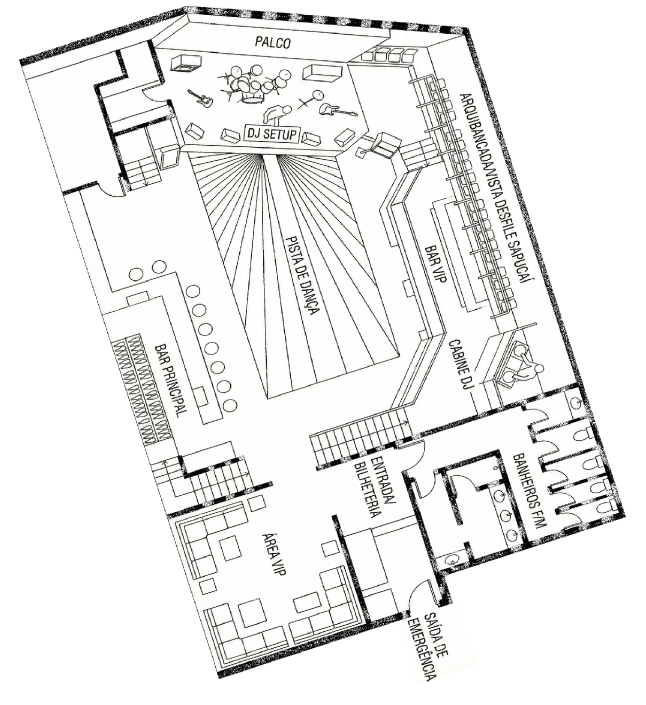
#> input picture data/Sapucai_Exemplo_Planta_Camarote_03.png, 1938 x 2113 px (shown at 1/3 size)
$ python resize_image.py
#> lines starting #> are read from the running program, lines starting #| are printed output that depends on the picture
from PIL import Image
import os

input_path = 'data/Sapucai_Exemplo_Planta_Camarote_03.png'
output_path = 'data/Sapucai_Exemplo_Planta_Camarote_03_small.png'

try:
    with Image.open(input_path) as img:
        # Resize to max 1000px width/height, maintaining aspect ratio
#> img is the input picture: PIL image 1938x2113 RGBA; mean R, G, B, A 237, 237, 236.1, 152.7
        img.thumbnail((1000, 1000))
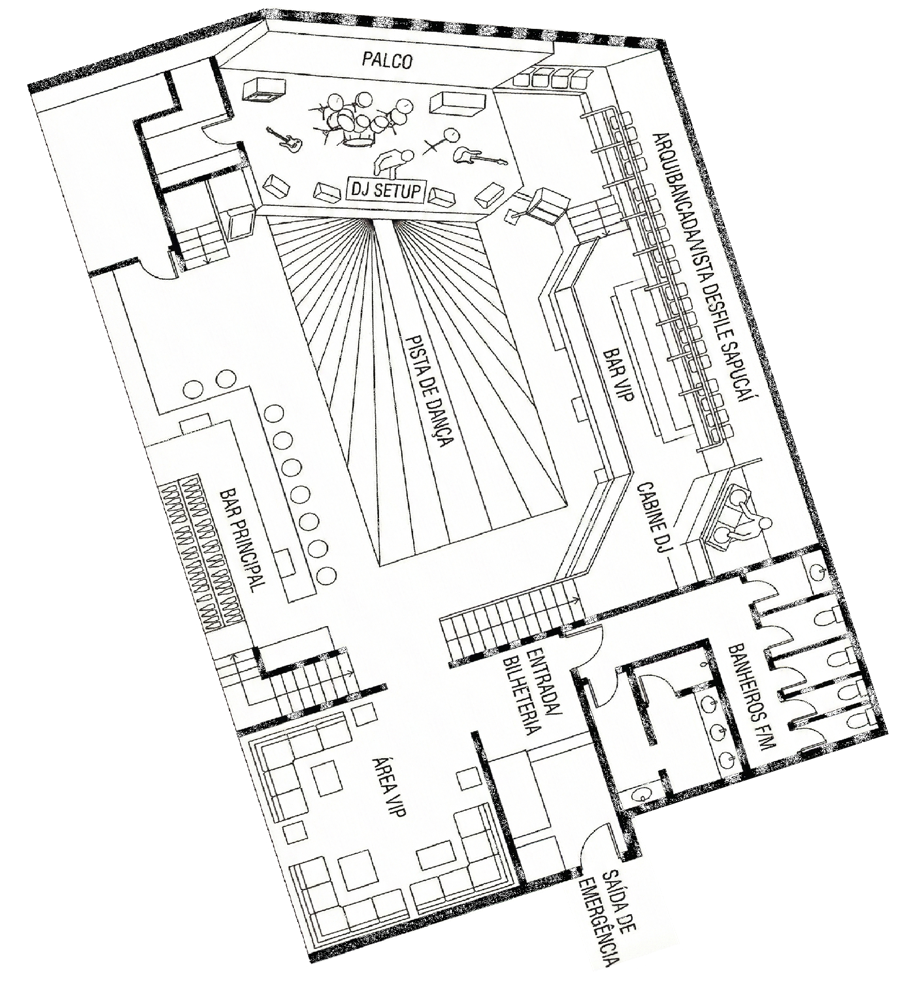
#> img: PIL image 917x1000 RGBA; mean R, G, B, A 135.2, 135.2, 134.4, 152.7; transparent parts drawn white

        # Optimize and save
        img.save(output_path, 'PNG', optimize=True)

        print(f"Original size: {os.path.getsize(input_path)}")
        print(f"New size: {os.path.getsize(output_path)}")

except Exception as e:
    print(f"Error: {e}")
